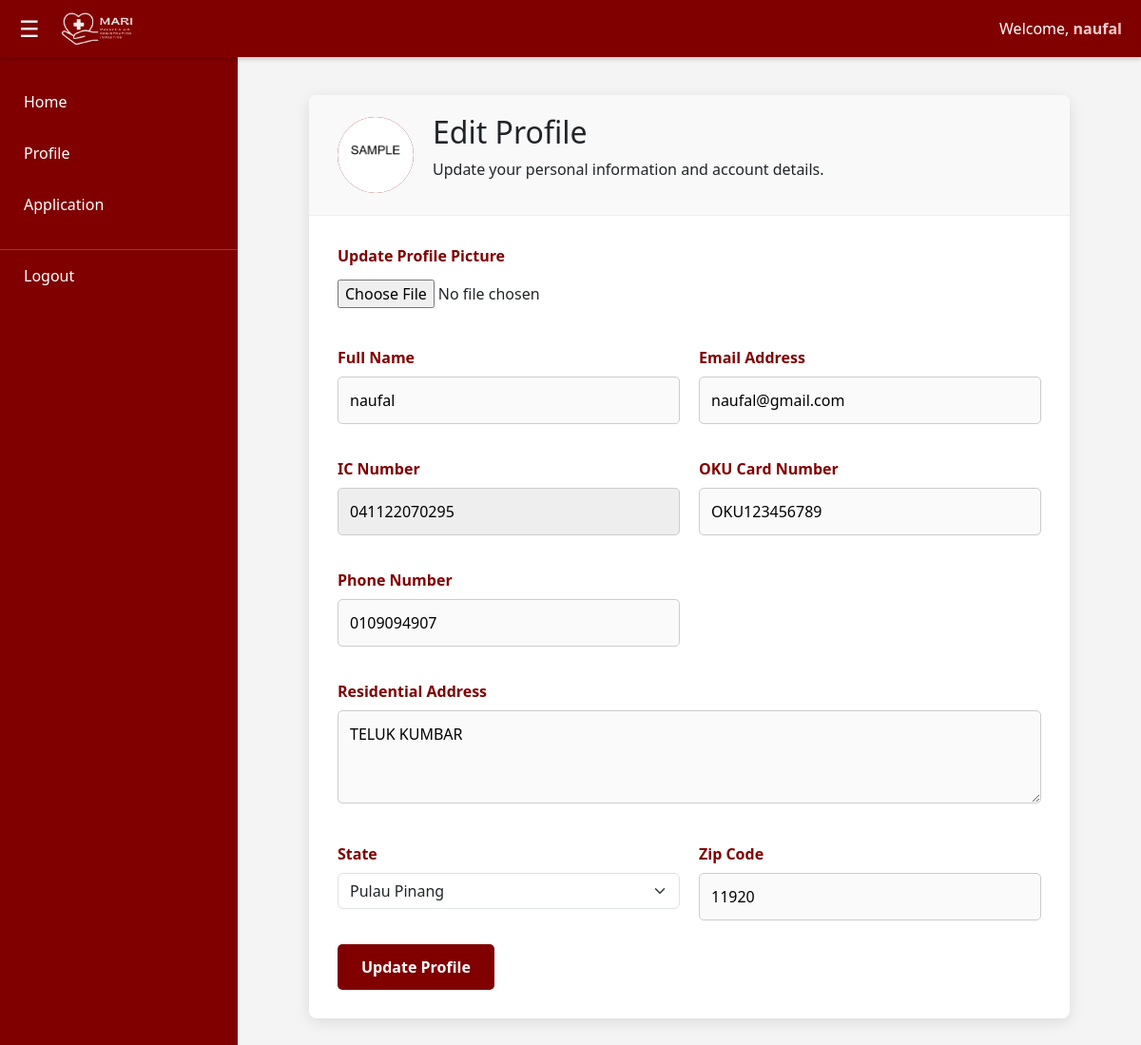
Screenshot of /savedprofile.php (signed in) with the database file from the repository.
### tables this page shows
CREATE TABLE `users` (
  `user_id` int NOT NULL,
  `full_name` varchar(255) NOT NULL,
  `ic_number` varchar(20) NOT NULL,
  `email` varchar(255) NOT NULL,
  `phone_number` varchar(20) NOT NULL,
  `address` text,
  `state` varchar(50) DEFAULT NULL,
  `zip_code` varchar(10) DEFAULT NULL,
  `username` varchar(100) NOT NULL,
  `password` varchar(255) NOT NULL,
  `profile_picture` varchar(255) DEFAULT NULL,
  `oku_number` varchar(50) DEFAULT NULL,
  `created_at` timestamp NULL DEFAULT CURRENT_TIMESTAMP,
  `updated_at` timestamp NULL DEFAULT CURRENT_TIMESTAMP ON UPDATE CURRENT_TIMESTAMP
);

### savedprofile.php (the view, shortened to what this page needs)
<?php
include "db_conn.php";
$user_id = $_SESSION['user_id'];
$username = isset($_SESSION['username']) ? $_SESSION['username'] : "Guest";
$sql = "SELECT * FROM users WHERE user_id = '$user_id'";
$result = mysqli_query($conn, $sql);
if (mysqli_num_rows($result) > 0) {
    $user_data = mysqli_fetch_assoc($result);
} else {
    header("Location: login.php");
    exit();
}
?>
<!DOCTYPE html>
<html lang="en">
<head>
    <link href="https://cdn.jsdelivr.net/npm/bootstrap@5.3.0/dist/css/bootstrap.min.css" rel="stylesheet">
    <link rel="stylesheet" href="assets/css/profile-styles.css">
</head>
<body>
    <nav class="navbar">
        <div class="nav-left">
            <button class="toggle-btn" onclick="toggleSidebar()">☰</button>
            <a href="home.php" class="logo"><img src="images/logo.png" alt="MARI Logo"></a>
        </div>
        <div class="nav-right">Welcome, <span><?php echo htmlspecialchars($username); ?></span></div>
    </nav>
    <aside class="sidebar" id="sidebar">
        <ul class="sidebar-menu">
            <li><a href="home.php">Home</a></li>
            <li><a href="profile.php">Profile</a></li>
            <li><a href="application.php">Application</a></li>
            <li><a href="index.php" style="margin-top: 20px; border-top: 1px solid rgba(255,255,255,0.2);">Logout</a></li>
        </ul>
    </aside>
    <main class="main-content" id="main-content">
        <div class="profile-card">
            <div class="profile-header">
                <div class="avatar-container">
                    <div class="avatar-placeholder">
                        <?php if (!empty($user_data['profile_picture'])): ?>
                            <img src="<?php echo htmlspecialchars($user_data['profile_picture']); ?>" alt="Profile Picture">
                        <?php else: ?>
                            <?php echo strtoupper(substr($user_data['full_name'], 0, 1)); ?>
                        <?php endif; ?>
                    </div>
                </div>
                <div><h2>Edit Profile</h2><p>Update your personal information and account details.</p></div>
            </div>
            <div class="profile-body">
                <form action="update_profile.php" method="POST" enctype="multipart/form-data">
                    <div class="form-grid">
                        <div class="form-group full-width">
                            <label>Update Profile Picture</label>
                            <input type="file" name="profile_pic" accept="image/*" style="background: none; border: none; padding: 5px 0;">
                        </div>
                        <div class="form-group">
                            <label>Full Name</label>
                            <input type="text" name="full_name" value="<?php echo htmlspecialchars($user_data['full_name']); ?>" required>
                        </div>
                        <div class="form-group">
                            <label>Email Address</label>
                            <input type="email" name="email" value="<?php echo htmlspecialchars($user_data['email']); ?>" required>
                        </div>
                        <div class="form-group">
                            <label>IC Number</label>
                            <input type="text" value="<?php echo htmlspecialchars($user_data['ic_number']); ?>" readonly style="background-color: #eee;">
                        </div>
                        <div class="form-group">
                            <label>OKU Card Number</label>
                            <input type="text" name="oku_number" value="<?php echo htmlspecialchars($user_data['oku_number'] ?? ''); ?>" placeholder="Enter OKU Card Number">
                        </div>
                        <div class="form-group">
                            <label>Phone Number</label>
                            <input type="text" name="phone_number" value="<?php echo htmlspecialchars($user_data['phone_number']); ?>" required>
                        </div>
                        <div class="form-group full-width">
                            <label>Residential Address</label>
                            <textarea name="address" rows="3"><?php echo htmlspecialchars($user_data['address'] ?? ''); ?></textarea>
                        </div>
                        <div class="form-group">
                            <label>State</label>
                            <select name="state" class="form-select">
                                <option value="Pulau Pinang" <?php echo (isset($user_data['state']) && $user_data['state'] == 'Pulau Pinang') ? 'selected' : ''; ?>>Pulau Pinang</option>
                            </select>
                        </div>
                        <div class="form-group">
                            <label>Zip Code</label>
                            <input type="text" name="zip_code" value="<?php echo htmlspecialchars($user_data['zip_code'] ?? ''); ?>" placeholder="Enter zip code">
                        </div>
                    </div>
                    <button type="submit" class="btn-save">Update Profile</button>
                </form>
            </div>
        </div>
    </main>
</body>
</html>

### assets/css/profile-styles.css (style rules this page uses)
:root { --primary-maroon: #800000; --hover-maroon: #a00000; --light-bg: #f4f4f4; --text-dark: #333; --white: #ffffff; --sidebar-width: 250px; }
* { margin: 0; padding: 0; box-sizing: border-box; font-family: 'Segoe UI', Tahoma, Geneva, Verdana, sans-serif; }
body { display: flex; min-height: 100vh; background-color: var(--light-bg); overflow-x: hidden; }
.navbar { position: fixed; top: 0; left: 0; right: 0; height: 60px; background-color: var(--primary-maroon); display: flex; justify-content: space-between; align-items: center; padding: 0 20px; box-shadow: 0 2px 5px rgba(0,0,0,0.2); z-index: 1001; color: var(--white); }
.nav-left { display: flex; align-items: center; gap: 15px; }
.logo img { height: 50px; display: block; }
.toggle-btn { background: none; border: none; font-size: 1.5rem; cursor: pointer; color: var(--white); display: flex; align-items: center; }
.nav-right span { font-weight: bold; color: #ffcccc; }
.sidebar { position: fixed; top: 60px; left: 0; bottom: 0; width: var(--sidebar-width); background-color: var(--primary-maroon); transition: transform 0.3s ease; z-index: 1000; }
.sidebar-menu { list-style: none; padding: 20px 0; }
.sidebar-menu li a { display: block; padding: 15px 25px; color: var(--white); text-decoration: none; transition: 0.2s; }
.main-content { flex-grow: 1; margin-top: 60px; margin-left: var(--sidebar-width); padding: 40px; transition: margin-left 0.3s ease; }
.profile-card { background: var(--white); max-width: 800px; margin: 0 auto; border-radius: 8px; box-shadow: 0 4px 15px rgba(0,0,0,0.1); overflow: hidden; }
.profile-header { background-color: #f9f9f9; padding: 20px 30px; border-bottom: 1px solid #eee; display: flex; align-items: center; gap: 20px; }
.avatar-container { width: 80px; height: 80px; position: relative; }
.avatar-placeholder { width: 80px; height: 80px; background-color: var(--primary-maroon); color: white; display: flex; align-items: center; justify-content: center; border-radius: 50%; font-size: 2rem; font-weight: bold; overflow: hidden; }
.avatar-placeholder img { width: 100%; height: 100%; object-fit: cover; }
.profile-body { padding: 30px; }
.form-grid { display: grid; grid-template-columns: 1fr 1fr; gap: 20px; }
.form-group { margin-bottom: 15px; }
.form-group.full-width { grid-column: span 2; }
label { display: block; margin-bottom: 8px; font-weight: 600; color: var(--primary-maroon); }
input, textarea { width: 100%; padding: 12px; border: 1px solid #ccc; border-radius: 5px; background-color: #fafafa; }
.btn-save { background-color: var(--primary-maroon); color: white; border: none; padding: 12px 25px; border-radius: 5px; cursor: pointer; font-size: 1rem; font-weight: bold; transition: 0.3s; margin-top: 10px; }

### rows the page displays
users: profile_picture (picture), full_name "naufal", email "naufal@gmail.com", ic_number "041122070295", oku_number "OKU123456789", phone_number "0109094907", address "TELUK KUMBAR", state "Pulau Pinang", zip_code "11920"

### other values shown
$username "naufal"
